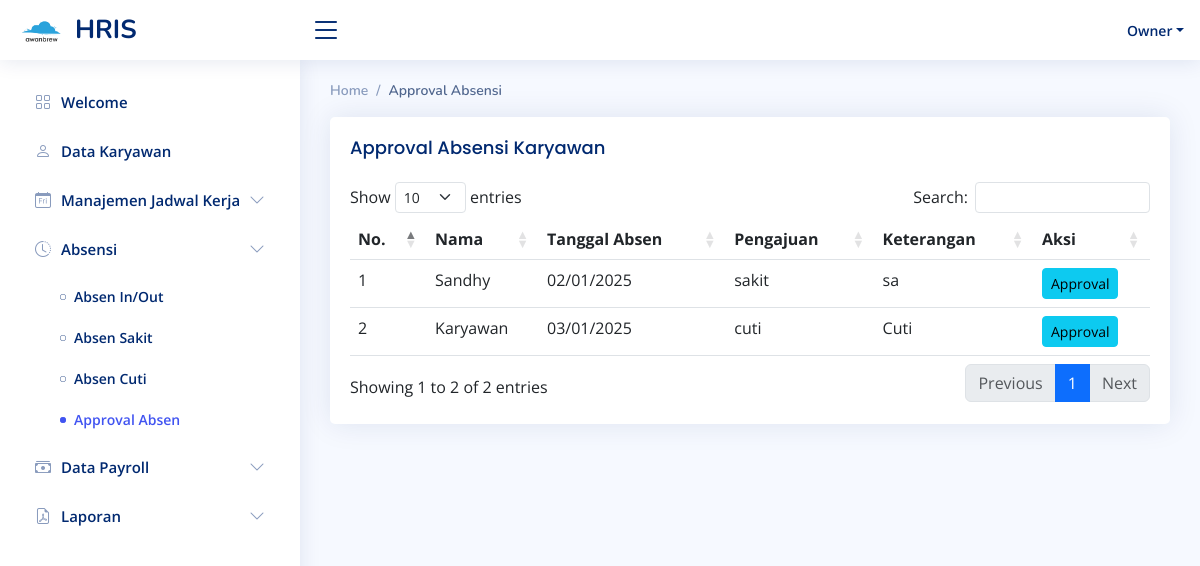
The page /index.php?page=approval_absen (signed in) on the database its author committed.
### tables this page shows
CREATE TABLE `tb_absen` (
  `id` int(11) NOT NULL,
  `id_karyawan` varchar(255) NOT NULL,
  `tanggal_absen` varchar(255) NOT NULL,
  `surat_sakit` varchar(255) DEFAULT NULL,
  `keterangan` varchar(255) NOT NULL,
  `type_absen` varchar(255) DEFAULT NULL,
  `status` varchar(255) DEFAULT NULL
);

CREATE TABLE `tb_user` (
  `id` int(11) NOT NULL,
  `name` varchar(255) NOT NULL,
  `password` varchar(255) NOT NULL,
  `role` varchar(255) DEFAULT NULL,
  `salary` varchar(255) DEFAULT NULL,
  `upah_lembur` varchar(255) DEFAULT NULL
);

### pages/absensi/approval_absen.php (the view, shortened to what this page needs)
<?php
include 'koneksi.php';
?>
<div class="pagetitle">
    <nav>
        <ol class="breadcrumb">
            <li class="breadcrumb-item">Home</li>
            <li class="breadcrumb-item active">Approval Absensi</li>
        </ol>
    </nav>
</div>
<section class="section">
    <div class="row">
        <div class="col-lg-12">
            <div class="card">
                <div class="card-body">
                    <h5 class="card-title">
                        Approval Absensi Karyawan
                    </h5>
                    <table class="table" id="datatable">
                        <thead>
                            <tr>
                                <th>No.</th>
                                <th>Nama</th>
                                <th>Tanggal Absen</th>
                                <th>Pengajuan</th>
                                <th>Keterangan</th>
                                <th>Aksi</th>
                            </tr>
                        </thead>
                        <tbody>
                            <?php
                            $no = 1;
                            $sql = $conn->query(" SELECT ta.*, tu.name FROM tb_absen ta LEFT JOIN tb_user tu ON ta.id_karyawan = tu.id WHERE status = 'submit' ");
                            while ($data = $sql->fetch_assoc()) {
                            ?>
                                <tr>
                                    <td><?php echo $no++; ?></td>
                                    <td><?php echo $data["name"];  ?></td>
                                    <td><?php echo date("d/m/Y", strtotime($data["tanggal_absen"]));  ?></td>
                                    <td><?php echo $data["type_absen"];  ?></td>
                                    <td><?php echo $data["keterangan"];  ?></td>
                                    <td>
                                        <form action="index.php?page=view_absen" method="POST" style="display:inline;">
                                            <button type="submit" class="btn btn-info btn-sm"><i class="fa fa-edit"></i> Approval </button>
                                        </form>
                                    </td>
                                </tr>
                            <?php } ?>
                        </tbody>
                    </table>
                </div>
            </div>
        </div>
    </div>
</section>

### assets/css/style.css (style rules this page uses)
:root { scroll-behavior: smooth; }
body { font-family: "Open Sans", sans-serif; background: #f6f9ff; color: #444444; }
h1, h2, h3, h4, h5, h6 { font-family: "Nunito", sans-serif; }
.pagetitle { margin-bottom: 10px; }
.card { margin-bottom: 30px; border: none; border-radius: 5px; box-shadow: 0px 0 30px rgba(1, 41, 112, 0.1); }
.card-title { padding: 20px 0 15px 0; font-size: 18px; font-weight: 500; color: #012970; font-family: "Poppins", sans-serif; }
.card-body { padding: 0 20px 20px 20px; }
.breadcrumb { font-size: 14px; font-family: "Nunito", sans-serif; color: #899bbd; font-weight: 600; }
.breadcrumb .breadcrumb-item::before { color: #899bbd; }
.breadcrumb .active { color: #51678f; font-weight: 600; }

### rows shown on the page
tb_absen: tb_user.name "Sandhy", tanggal_absen "02/01/2025", type_absen "sakit", keterangan "sa"
tb_absen: tb_user.name "Karyawan", tanggal_absen "03/01/2025", type_absen "cuti", keterangan "Cuti"

### other values the page prints
$username "Owner"
